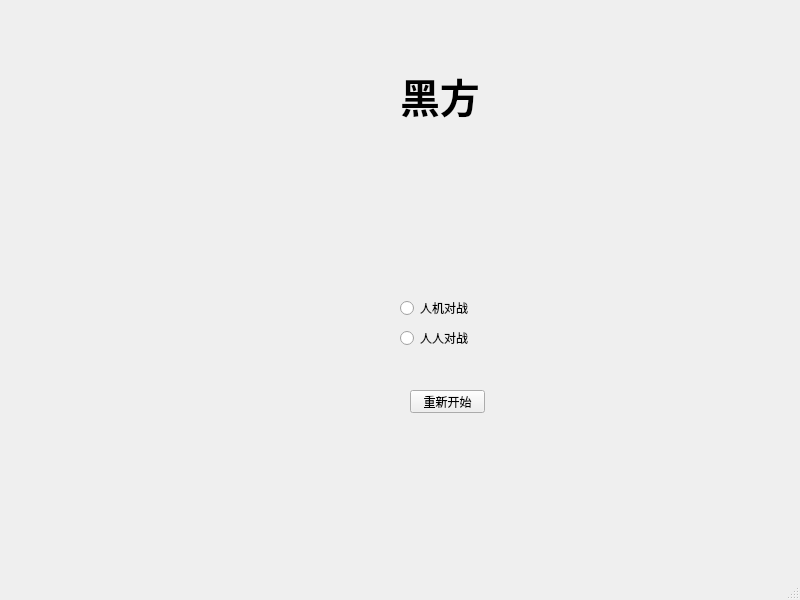
<?xml version="1.0" encoding="UTF-8"?>
<ui version="4.0">
 <class>ChineseChess</class>
 <widget class="QMainWindow" name="ChineseChess">
  <property name="geometry">
   <rect>
    <x>0</x>
    <y>0</y>
    <width>800</width>
    <height>600</height>
   </rect>
  </property>
  <property name="windowTitle">
   <string>ChineseChess</string>
  </property>
  <widget class="QWidget" name="centralwidget">
   <widget class="QPushButton" name="btnRestart">
    <property name="geometry">
     <rect>
      <x>410</x>
      <y>390</y>
      <width>75</width>
      <height>23</height>
     </rect>
    </property>
    <property name="text">
     <string>重新开始</string>
    </property>
   </widget>
   <widget class="QLabel" name="imageLabel">
    <property name="geometry">
     <rect>
      <x>400</x>
      <y>170</y>
      <width>81</width>
      <height>91</height>
     </rect>
    </property>
    <property name="text">
     <string/>
    </property>
    <property name="pixmap">
     <pixmap resource="res.qrc">:/img/images/baby.png</pixmap>
    </property>
    <property name="scaledContents">
     <bool>true</bool>
    </property>
   </widget>
   <widget class="QLabel" name="opponentLaber">
    <property name="geometry">
     <rect>
      <x>400</x>
      <y>70</y>
      <width>91</width>
      <height>51</height>
     </rect>
    </property>
    <property name="font">
     <font>
      <family>楷体</family>
      <pointsize>30</pointsize>
      <weight>75</weight>
      <bold>true</bold>
     </font>
    </property>
    <property name="text">
     <string>黑方</string>
    </property>
   </widget>
   <widget class="QRadioButton" name="rbRobot">
    <property name="geometry">
     <rect>
      <x>400</x>
      <y>300</y>
      <width>89</width>
      <height>16</height>
     </rect>
    </property>
    <property name="text">
     <string>人机对战</string>
    </property>
    <attribute name="buttonGroup">
     <string notr="true">playChoose</string>
    </attribute>
   </widget>
   <widget class="QRadioButton" name="rbHuman">
    <property name="geometry">
     <rect>
      <x>400</x>
      <y>330</y>
      <width>89</width>
      <height>16</height>
     </rect>
    </property>
    <property name="text">
     <string>人人对战</string>
    </property>
    <attribute name="buttonGroup">
     <string notr="true">playChoose</string>
    </attribute>
   </widget>
  </widget>
  <widget class="QMenuBar" name="menubar">
   <property name="geometry">
    <rect>
     <x>0</x>
     <y>0</y>
     <width>800</width>
     <height>22</height>
    </rect>
   </property>
  </widget>
  <widget class="QStatusBar" name="statusbar"/>
 </widget>
 <resources>
  <include location="res.qrc"/>
 </resources>
 <connections/>
 <buttongroups>
  <buttongroup name="playChoose"/>
 </buttongroups>
</ui>
